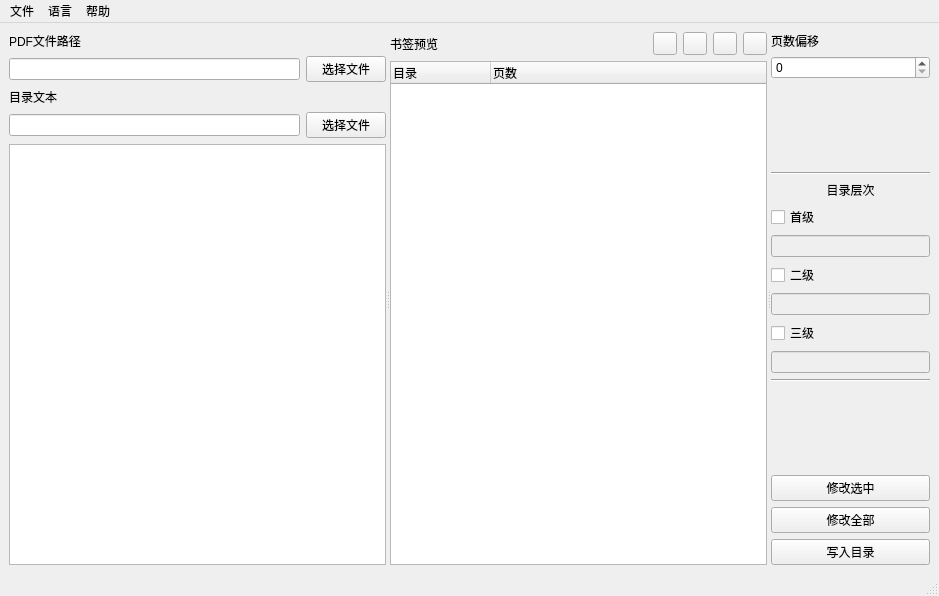
<?xml version="1.0" encoding="UTF-8"?>
<ui version="4.0">
 <class>PDFBookMark</class>
 <widget class="QMainWindow" name="PDFBookMark">
  <property name="geometry">
   <rect>
    <x>0</x>
    <y>0</y>
    <width>939</width>
    <height>596</height>
   </rect>
  </property>
  <property name="sizePolicy">
   <sizepolicy hsizetype="Ignored" vsizetype="Ignored">
    <horstretch>0</horstretch>
    <verstretch>0</verstretch>
   </sizepolicy>
  </property>
  <property name="minimumSize">
   <size>
    <width>640</width>
    <height>500</height>
   </size>
  </property>
  <property name="maximumSize">
   <size>
    <width>1000000</width>
    <height>1000000</height>
   </size>
  </property>
  <property name="font">
   <font>
    <family>Microsoft YaHei UI</family>
   </font>
  </property>
  <property name="acceptDrops">
   <bool>true</bool>
  </property>
  <property name="windowTitle">
   <string notr="true">PDF Bookmark</string>
  </property>
  <widget class="QWidget" name="centralwidget">
   <layout class="QGridLayout" name="gridLayout">
    <item row="0" column="0">
     <widget class="QSplitter" name="splitter">
      <property name="orientation">
       <enum>Qt::Horizontal</enum>
      </property>
      <widget class="QWidget" name="layoutWidget">
       <layout class="QVBoxLayout" name="verticalLayout_3">
        <item>
         <widget class="QLabel" name="label">
          <property name="text">
           <string>PDF文件路径</string>
          </property>
         </widget>
        </item>
        <item>
         <layout class="QHBoxLayout" name="horizontalLayout">
          <item>
           <widget class="QLineEdit" name="pdf_path_edit"/>
          </item>
          <item>
           <widget class="QPushButton" name="open_button">
            <property name="text">
             <string>选择文件</string>
            </property>
           </widget>
          </item>
         </layout>
        </item>
        <item>
         <widget class="QLabel" name="label_2">
          <property name="text">
           <string>目录文本</string>
          </property>
         </widget>
        </item>
        <item>
         <layout class="QHBoxLayout" name="horizontalLayout_3">
          <item>
           <widget class="QLineEdit" name="bookmark_path_edit"/>
          </item>
          <item>
           <widget class="QPushButton" name="bookmark_open_button">
            <property name="text">
             <string>选择文件</string>
            </property>
           </widget>
          </item>
         </layout>
        </item>
        <item>
         <widget class="QTextEdit" name="bookmark_text_edit">
          <property name="font">
           <font>
            <family>Microsoft YaHei UI</family>
            <pointsize>8</pointsize>
           </font>
          </property>
          <property name="html">
           <string>&lt;!DOCTYPE HTML PUBLIC &quot;-//W3C//DTD HTML 4.0//EN&quot; &quot;http://www.w3.org/TR/REC-html40/strict.dtd&quot;&gt;
&lt;html&gt;&lt;head&gt;&lt;meta name=&quot;qrichtext&quot; content=&quot;1&quot; /&gt;&lt;style type=&quot;text/css&quot;&gt;
p, li { white-space: pre-wrap; }
&lt;/style&gt;&lt;/head&gt;&lt;body style=&quot; font-family:'Microsoft YaHei UI','Microsoft YaHei UI'; font-size:8pt; font-weight:400; font-style:normal;&quot;&gt;
&lt;p style=&quot;-qt-paragraph-type:empty; margin-top:0px; margin-bottom:0px; margin-left:0px; margin-right:0px; -qt-block-indent:0; text-indent:0px; font-family:'SimSun';&quot;&gt;&lt;br /&gt;&lt;/p&gt;&lt;/body&gt;&lt;/html&gt;</string>
          </property>
          <property name="acceptRichText">
           <bool>false</bool>
          </property>
         </widget>
        </item>
       </layout>
      </widget>
      <widget class="QWidget" name="layoutWidget">
       <layout class="QVBoxLayout" name="verticalLayout_2">
        <item>
         <layout class="QHBoxLayout" name="horizontalLayout_2">
          <item>
           <widget class="QLabel" name="label_3">
            <property name="text">
             <string>书签预览</string>
            </property>
           </widget>
          </item>
          <item>
           <spacer name="horizontalSpacer">
            <property name="orientation">
             <enum>Qt::Horizontal</enum>
            </property>
            <property name="sizeHint" stdset="0">
             <size>
              <width>40</width>
              <height>20</height>
             </size>
            </property>
           </spacer>
          </item>
          <item>
           <widget class="QToolButton" name="bookmark_save_bt">
            <property name="text">
             <string/>
            </property>
            <property name="icon">
             <iconset>
              <normaloff>icons/save.svg</normaloff>icons/save.svg</iconset>
            </property>
           </widget>
          </item>
          <item>
           <widget class="QToolButton" name="open_bt">
            <property name="text">
             <string/>
            </property>
            <property name="icon">
             <iconset>
              <normaloff>icons/open.svg</normaloff>icons/open.svg</iconset>
            </property>
            <property name="iconSize">
             <size>
              <width>16</width>
              <height>16</height>
             </size>
            </property>
           </widget>
          </item>
          <item>
           <widget class="QToolButton" name="close_bt">
            <property name="text">
             <string/>
            </property>
            <property name="icon">
             <iconset>
              <normaloff>icons/close.svg</normaloff>icons/close.svg</iconset>
            </property>
           </widget>
          </item>
          <item>
           <widget class="QToolButton" name="refresh_bt">
            <property name="text">
             <string/>
            </property>
            <property name="icon">
             <iconset>
              <normaloff>icons/refresh.svg</normaloff>icons/refresh.svg</iconset>
            </property>
            <property name="shortcut">
             <string notr="true"/>
            </property>
           </widget>
          </item>
         </layout>
        </item>
        <item>
         <widget class="QTreeWidget" name="bookmark_tree_widget">
          <property name="contextMenuPolicy">
           <enum>Qt::CustomContextMenu</enum>
          </property>
          <property name="acceptDrops">
           <bool>true</bool>
          </property>
          <property name="dragDropMode">
           <enum>QAbstractItemView::DragDrop</enum>
          </property>
          <property name="defaultDropAction">
           <enum>Qt::MoveAction</enum>
          </property>
          <property name="selectionMode">
           <enum>QAbstractItemView::ExtendedSelection</enum>
          </property>
          <column>
           <property name="text">
            <string>目录</string>
           </property>
           <property name="font">
            <font>
             <family>黑体</family>
            </font>
           </property>
          </column>
          <column>
           <property name="text">
            <string>页数</string>
           </property>
           <property name="font">
            <font>
             <family>黑体</family>
            </font>
           </property>
          </column>
         </widget>
        </item>
       </layout>
      </widget>
      <widget class="QWidget" name="layoutWidget">
       <layout class="QVBoxLayout" name="verticalLayout">
        <item>
         <widget class="QLabel" name="label_5">
          <property name="minimumSize">
           <size>
            <width>0</width>
            <height>0</height>
           </size>
          </property>
          <property name="maximumSize">
           <size>
            <width>16777215</width>
            <height>27</height>
           </size>
          </property>
          <property name="text">
           <string>页数偏移</string>
          </property>
         </widget>
        </item>
        <item>
         <widget class="QSpinBox" name="add_page_num_box"/>
        </item>
        <item>
         <spacer name="verticalSpacer_2">
          <property name="orientation">
           <enum>Qt::Vertical</enum>
          </property>
          <property name="sizeHint" stdset="0">
           <size>
            <width>20</width>
            <height>40</height>
           </size>
          </property>
         </spacer>
        </item>
        <item>
         <widget class="Line" name="line">
          <property name="orientation">
           <enum>Qt::Horizontal</enum>
          </property>
         </widget>
        </item>
        <item>
         <widget class="QLabel" name="label_6">
          <property name="maximumSize">
           <size>
            <width>16777215</width>
            <height>30</height>
           </size>
          </property>
          <property name="text">
           <string>目录层次</string>
          </property>
          <property name="alignment">
           <set>Qt::AlignCenter</set>
          </property>
         </widget>
        </item>
        <item>
         <layout class="QVBoxLayout" name="verticalLayout_4">
          <item>
           <widget class="QCheckBox" name="level0_box">
            <property name="text">
             <string>首级</string>
            </property>
           </widget>
          </item>
          <item>
           <widget class="QLineEdit" name="level0_edit">
            <property name="enabled">
             <bool>false</bool>
            </property>
            <property name="toolTip">
             <string notr="true"/>
            </property>
           </widget>
          </item>
          <item>
           <widget class="QCheckBox" name="level1_box">
            <property name="text">
             <string>二级</string>
            </property>
           </widget>
          </item>
          <item>
           <widget class="QLineEdit" name="level1_edit">
            <property name="enabled">
             <bool>false</bool>
            </property>
            <property name="toolTip">
             <string notr="true"/>
            </property>
           </widget>
          </item>
          <item>
           <widget class="QCheckBox" name="level2_box">
            <property name="text">
             <string>三级</string>
            </property>
           </widget>
          </item>
          <item>
           <widget class="QLineEdit" name="level2_edit">
            <property name="enabled">
             <bool>false</bool>
            </property>
            <property name="toolTip">
             <string notr="true"/>
            </property>
           </widget>
          </item>
         </layout>
        </item>
        <item>
         <widget class="Line" name="line_2">
          <property name="orientation">
           <enum>Qt::Horizontal</enum>
          </property>
         </widget>
        </item>
        <item>
         <spacer name="verticalSpacer">
          <property name="orientation">
           <enum>Qt::Vertical</enum>
          </property>
          <property name="sizeHint" stdset="0">
           <size>
            <width>20</width>
            <height>40</height>
           </size>
          </property>
         </spacer>
        </item>
        <item>
         <widget class="QPushButton" name="add_page_num_to_selected_button">
          <property name="text">
           <string>修改选中</string>
          </property>
         </widget>
        </item>
        <item>
         <widget class="QPushButton" name="add_page_num_to_all_button">
          <property name="text">
           <string>修改全部</string>
          </property>
         </widget>
        </item>
        <item>
         <widget class="QPushButton" name="export_button">
          <property name="text">
           <string>写入目录</string>
          </property>
         </widget>
        </item>
       </layout>
      </widget>
     </widget>
    </item>
   </layout>
  </widget>
  <widget class="QStatusBar" name="statusbar">
   <property name="font">
    <font>
     <family>Microsoft YaHei UI</family>
     <pointsize>7</pointsize>
    </font>
   </property>
  </widget>
  <widget class="QMenuBar" name="menuBar">
   <property name="geometry">
    <rect>
     <x>0</x>
     <y>0</y>
     <width>939</width>
     <height>27</height>
    </rect>
   </property>
   <widget class="QMenu" name="help_menu">
    <property name="title">
     <string>帮助</string>
    </property>
    <addaction name="home_page_action"/>
    <addaction name="help_action"/>
   </widget>
   <widget class="QMenu" name="menu">
    <property name="title">
     <string>语言</string>
    </property>
    <addaction name="english_action"/>
    <addaction name="chinese_action"/>
   </widget>
   <widget class="QMenu" name="menu_2">
    <property name="title">
     <string>文件</string>
    </property>
    <addaction name="action"/>
    <addaction name="action_2"/>
   </widget>
   <addaction name="menu_2"/>
   <addaction name="menu"/>
   <addaction name="help_menu"/>
  </widget>
  <action name="home_page_action">
   <property name="text">
    <string>主页</string>
   </property>
  </action>
  <action name="help_action">
   <property name="text">
    <string>帮助手册</string>
   </property>
  </action>
  <action name="update_action">
   <property name="text">
    <string>检查更新</string>
   </property>
  </action>
  <action name="english_action">
   <property name="text">
    <string>English</string>
   </property>
   <property name="font">
    <font>
     <family>Microsoft YaHei UI</family>
    </font>
   </property>
  </action>
  <action name="chinese_action">
   <property name="text">
    <string>中文简体</string>
   </property>
   <property name="font">
    <font>
     <family>Microsoft YaHei UI</family>
    </font>
   </property>
  </action>
  <action name="action">
   <property name="text">
    <string>保存目录</string>
   </property>
   <property name="font">
    <font>
     <family>Microsoft YaHei UI</family>
    </font>
   </property>
  </action>
  <action name="action_2">
   <property name="text">
    <string>写入目录</string>
   </property>
   <property name="font">
    <font>
     <family>Microsoft YaHei UI</family>
    </font>
   </property>
  </action>
 </widget>
 <resources/>
 <connections/>
</ui>
